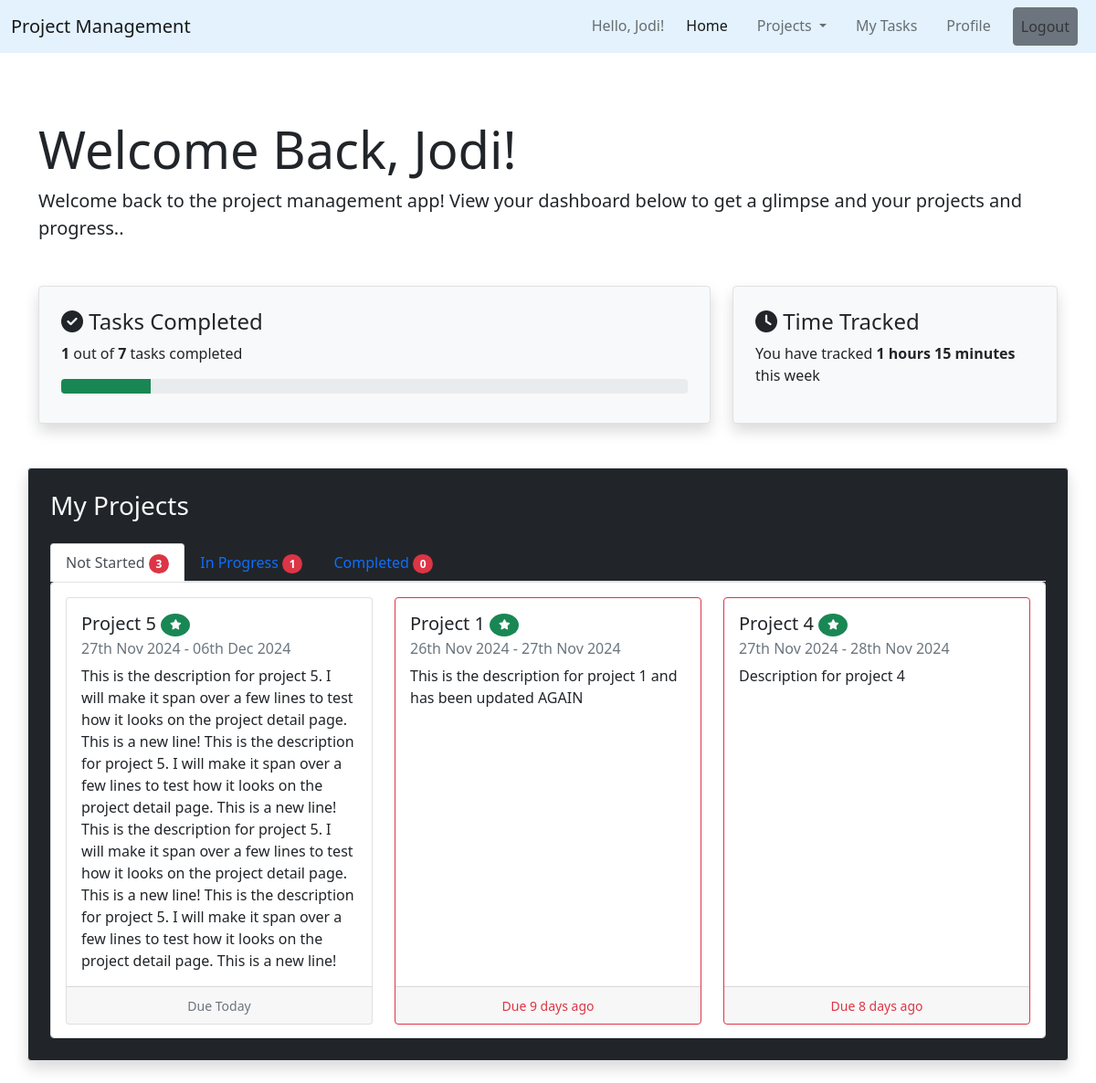
The app's page / (signed in), older data.
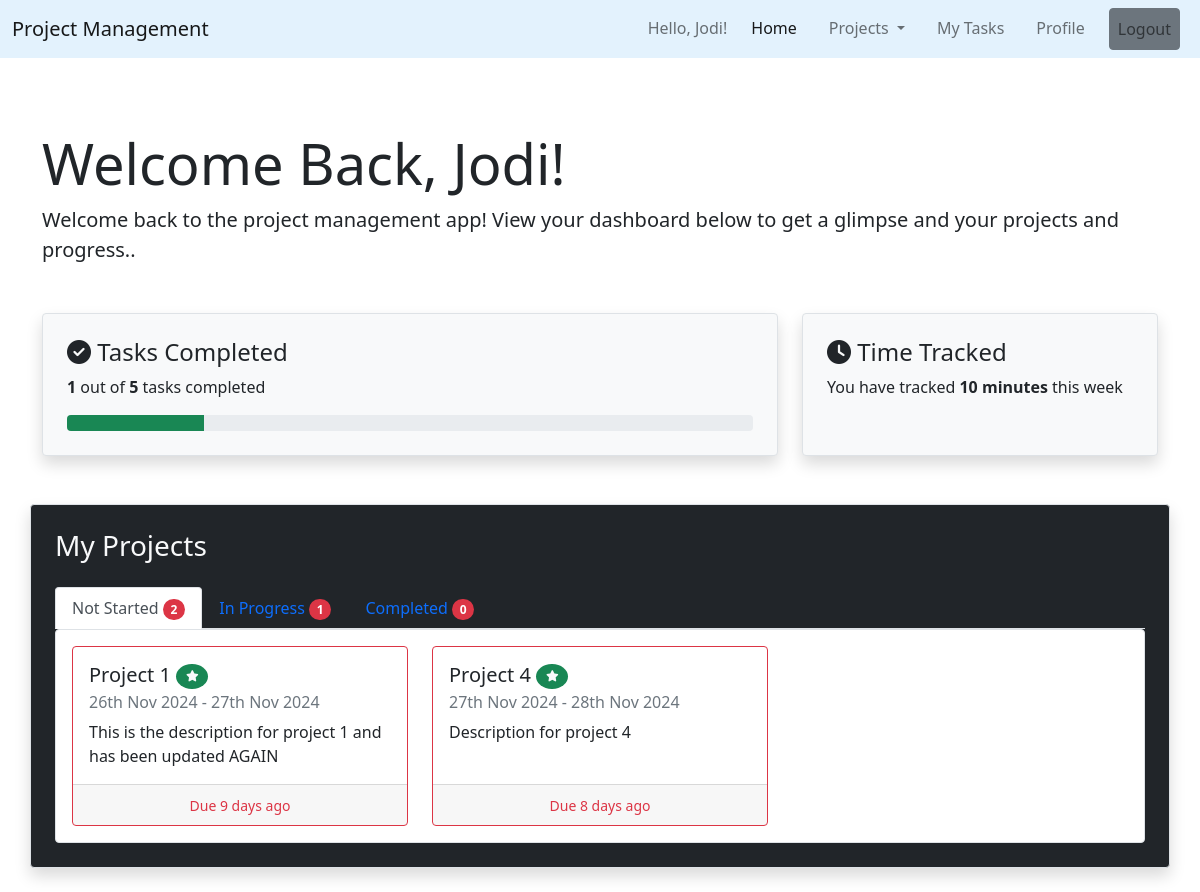
The same page, newer data.
### projects/models.py (models this page shows, shortened)
class Project(models.Model):
    STATUS_CHOICES = [
        ('Not Started', 'Not Started'),
        ('In Progress', 'In Progress'),
        ('Completed', 'Completed'),
    ]
    name = models.CharField(max_length=200)
    description = models.TextField()
    created_by = models.ForeignKey(User, on_delete=models.CASCADE)
    start_date = models.DateField(default=date.today)
    end_date = models.DateField(default= date.today() + timedelta(1))
    completion_date = models.DateField(null=True)
    team_members = models.ManyToManyField(User, related_name='projects')
    status = models.CharField(max_length=50, choices=STATUS_CHOICES, default='Not Started')

### projects/views.py (the view)
# urls.py: 2. Add a URL to urlpatterns:  path('', views.home, name='home')
def home(request):
    not_started_projects = []
    in_progress_projects = []
    completed_projects = []
    today = timezone.now().date()
    start_of_week = today - timedelta(days=today.weekday())
    time_entries = TimeEntry.objects.filter(user=request.user, date_entry__gte=start_of_week)
    total_time_minutes = time_entries.aggregate(total_time=models.Sum('time_spent_minutes'))['total_time'] or 0
    if total_time_minutes >= 60:
        hours = total_time_minutes // 60
        minutes = total_time_minutes % 60
        total_time_message = f"{hours} hours {minutes} minutes"
    else:
        total_time_message = f"{total_time_minutes} minutes"
    projects = Project.objects.filter(team_members=request.user)
    total_tasks = Task.objects.filter(assigned_to = request.user).count()
    completed_tasks = Task.objects.filter(assigned_to = request.user, complete=True).count()
    if total_tasks > 0:
        completed_percentage = (completed_tasks / total_tasks) * 100
    else:
        completed_percentage = 0
    for project in projects:
        if project.status == 'Not Started':
            not_started_projects.append(project)
        elif project.status == 'In Progress':
            in_progress_projects.append(project)
        else:
            completed_projects.append(project)
        remaining_days = (project.end_date - today).days
        if remaining_days == 0:
            project.remaining_message = 'Due Today'
            project.is_overdue = False
        elif remaining_days < 0:
            project.remaining_message = f'Due {-remaining_days} days ago'
            project.is_overdue = True
        else:
            project.remaining_message = f'Due in {remaining_days} days'
            project.is_overdue = False
    context = {
        'projects': projects,
        'not_started_projects': not_started_projects,
        'in_progress_projects': in_progress_projects,
        'completed_projects': completed_projects,
        'total_tasks': total_tasks,
        'completed_tasks': completed_tasks,
        'completed_percentage': round(completed_percentage, 2),
        'total_time_message': total_time_message,
        'not_started_count' : len(not_started_projects),
        'in_progress_count' : len(in_progress_projects),
        'completed_count' : len(completed_projects),
    }
    return render(request, 'projects/home.html', context)

### projects/templates/projects/home.html (shortened to what this page needs)
{% extends "projects/base.html" %}
{% block content %}
    <div class="container">
        <h2 class="display-4 mt-5">Welcome Back, {{ request.user.first_name }}!</h2>
        <p class="lead mb-5">
            Welcome back to the project management app! View your dashboard below to get a glimpse and your projects and progress..
        </p>
        <div class="row mb-5">
            <div class="col-md-8 d-flex justify-content-center">
                <div class="p-4 w-100 bg-light border rounded shadow">
                    <h4><i class="fas fa-check-circle"></i> Tasks Completed</h4>
                    <p><strong>{{ completed_tasks }}</strong> out of <strong>{{ total_tasks }}</strong> tasks completed</p>
                    <div class="progress">
                        {% if total_tasks > 0 %}
                            <div class="progress-bar bg-success" role="progressbar" style="width: {{ completed_percentage }}%" aria-valuenow="{{ completed_percentage }}" aria-valuemin="0" aria-valuemax="100"></div>
                        {% else %}
                            <div class="progress-bar bg-success" role="progressbar" style="width: 0%;" aria-valuenow="0" aria-valuemin="0" aria-valuemax="100"></div>
                        {% endif %}
                    </div>
                </div>
            </div>
            <div class="col-md-4 d-flex justify-content-center">
                <div class="p-4 w-100 bg-light border rounded shadow">
                    <h4><i class="fas fa-clock"></i> Time Tracked</h4>
                    <p>You have tracked <strong>{{ total_time_message }}</strong> this week </p>
                </div>
            </div>
        </div>
        <div class="row mb-4">
            <div class="p-4 w-100 bg-dark text-light border rounded shadow">
            <h3 class="mb-4">My Projects</h3>
            <ul class="nav nav-tabs" id="projectsTabs" role="tablist">
                <li class="nav-item" role="presentation">
                    <button class="nav-link active" id="not-started-tab" data-bs-toggle="tab" data-bs-target="#notstarted" type="button" role="tab" aria-controls="notstarted" aria-selected="true">Not Started <span class="badge rounded-pill bg-danger">{{ not_started_count }}</span></button>
                </li>
                <li class="nav-item" role="presentation">
                    <button class="nav-link" id="in-progress-tab" data-bs-toggle="tab" data-bs-target="#inprogress" type="button" role="tab" aria-controls="inprogress" aria-selected="false">In Progress <span class="badge rounded-pill bg-danger">{{ in_progress_count }}</span></button>
                </li>
                <li class="nav-item" role="presentation">
                    <button class="nav-link" id="completed-tab" data-bs-toggle="tab" data-bs-target="#completed" type="button" role="tab" aria-controls="completed" aria-selected="false">Completed <span class="badge rounded-pill bg-danger">{{ completed_count }}</span></button>
                </li>
            </ul>
            <div class="tab-content p-3 bg-white border rounded" id="myTabContent" style="max-height: 500px; overflow-y: auto; overflow-x: hidden;">
                <div class="tab-pane fade show active" id="notstarted" role="tabpanel" aria-labelledby="notstarted-tab">
                    <div class="row row-cols-1 row-cols-md-2 row-cols-lg-3 g-4">
                        {% if not_started_projects %}
                            {% for project in not_started_projects %}
                                <div class="col">
                                    <a href="{% url 'project-detail' project.id %}" class="text-decoration-none text-dark">
                                        <div class="card {% if project.is_overdue %}border-danger{% endif %} h-100">
                                            <div class="card-body">
                                                <h5 class="card-title">
                                                    {{ project.name }}
                                                    {% if project.created_by == user %}
                                                        <span class="badge rounded-circle bg-success text-light" title="Created by you">
                                                        </span>
                                                    {% endif %}
                                                </h5>
                                                <h6 class="card-subtitle mb-2 text-muted">
                                                    {{ project.start_date|date:'dS M Y' }} - {{ project.end_date|date:'dS M Y' }}
                                                </h6>
                                                <p class="card-text">{{ project.description }}</p>
                                            </div>
                                            <div class="card-footer text-center">
                                                {% if project.remaining_message %}
                                                    <small class="{% if project.is_overdue %}text-danger{% else %}text-muted{% endif %}">{{ project.remaining_message }}</small>
                                                {% endif %}
                                            </div>
                                        </div>
                                    </a>
                                </div>
                            {% endfor %}
                        {% else %}
                            <span class="text-muted py-4">No projects found..</span>
                        {% endif %}
                    </div>
                </div>
            </div>
            </div>
        </div>
    </div>
{% endblock content %}

### projects/templates/projects/base.html (shortened to what this page needs)
<!DOCTYPE html>
<html lang="en">
<head>
    <link href="https://cdn.jsdelivr.net/npm/bootstrap@5.0.2/dist/css/bootstrap.min.css" rel="stylesheet">
</head>
<body>
    <div class="col-md-12">
        <nav class="navbar navbar-expand-lg navbar-light" style="background-color: #e3f2fd;">
            <div class="container-fluid">
                <a class="navbar-brand" href="{% url 'project-home' %}">Project Management</a>
                <div class="collapse navbar-collapse justify-content-end" id="navbarNavDropdown">
                    <ul class="navbar-nav">
                        {% if user.is_authenticated %}
                            <span class="navbar-text mx-2">Hello, {{ user.first_name }}!</span>
                            <li class="nav-item mx-2">
                                <a class="nav-link {% if request.resolver_match.url_name == 'project-home' %}active{% endif %}" href="{% url 'project-home' %}">Home</a>
                            </li>
                            <li class="nav-item dropdown">
                                <a class="nav-link dropdown-toggle mx-2 {% if request.resolver_match.url_name == 'project-list' or request.resolver_match.url_name == 'project-create' %}active{% endif %}
                                " href="#" id="navbarDropdown" role="button" data-bs-toggle="dropdown" aria-expanded="false">
                                    Projects
                                </a>
                            </li>
                            <li class="nav-item mx-2">
                                <a class="nav-link {% if request.resolver_match.url_name == 'task-home' %}active{% endif %}" href="{% url 'task-home' %}">My Tasks</a>
                            </li>
                            <li class="nav-item mx-2">
                                <a class="nav-link {% if request.resolver_match.url_name == 'profile' %}active{% endif %}" href="{% url 'profile' %}">Profile</a>
                            </li>
                            <form method="POST" action="{% url 'logout' %}" class="form-inline nav-item">
                                <button type="submit" class="btn btn-link nav-link btn-secondary mx-2">
                                    Logout
                                </button>
                            </form>
                        {% endif %}
                    </ul>
                </div>
            </div>
          </nav>
        <div class="container pt-4">
        </div>
        {% block content %}{% endblock %}
    </div>
</body>
</html>

Row changes from the older to the newer data that the page shows:
removed Project: name "Project 5", start_date "27th Nov 2024", end_date "06th Dec 2024", description "This is the description for project 5. I will make it span over a few lines to test how it looks on the project detail page. This is a new line! This is the description for project 5. I will make it span over a few lines to test how it looks on the project detail page. This is a new line! This is the description for project 5. I will make it span over a few lines to test how it looks on the project detail page. This is a new line! This is the description for project 5. I will make it span over a few lines to test how it looks on the project detail page. This is a new line!", remaining_message "Due Today"
Text that changed along with them:
{{ total_tasks }}: "7" → "5"
{{ completed_percentage }}: 14.29 → 20.0 (drawn)
{{ total_time_message }}: "1 hours 15 minutes" → "10 minutes"
{{ not_started_count }}: "3" → "2"
